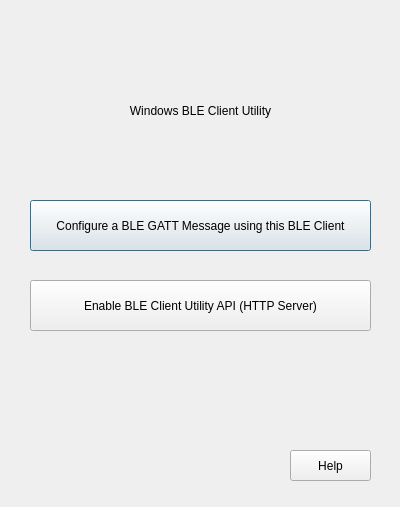
<?xml version="1.0" encoding="UTF-8"?>
<ui version="4.0">
 <class>Dialog</class>
 <widget class="QDialog" name="Dialog">
  <property name="geometry">
   <rect>
    <x>0</x>
    <y>0</y>
    <width>400</width>
    <height>507</height>
   </rect>
  </property>
  <property name="windowTitle">
   <string>Dialog</string>
  </property>
  <widget class="QLabel" name="App_Name_Label">
   <property name="geometry">
    <rect>
     <x>60</x>
     <y>70</y>
     <width>281</width>
     <height>81</height>
    </rect>
   </property>
   <property name="layoutDirection">
    <enum>Qt::LeftToRight</enum>
   </property>
   <property name="styleSheet">
    <string notr="true">font: 75 26pt &quot;Arial&quot;;</string>
   </property>
   <property name="text">
    <string>Windows BLE Client Utility</string>
   </property>
   <property name="alignment">
    <set>Qt::AlignCenter</set>
   </property>
   <property name="wordWrap">
    <bool>true</bool>
   </property>
  </widget>
  <widget class="QPushButton" name="ble_gui_selected_button">
   <property name="geometry">
    <rect>
     <x>30</x>
     <y>200</y>
     <width>341</width>
     <height>51</height>
    </rect>
   </property>
   <property name="styleSheet">
    <string notr="true">font: 10pt &quot;Arial&quot;;</string>
   </property>
   <property name="text">
    <string>Configure a BLE GATT Message using this BLE Client</string>
   </property>
  </widget>
  <widget class="QPushButton" name="ap_selected_button">
   <property name="geometry">
    <rect>
     <x>30</x>
     <y>280</y>
     <width>341</width>
     <height>51</height>
    </rect>
   </property>
   <property name="styleSheet">
    <string notr="true">font: 10pt &quot;Arial&quot;;</string>
   </property>
   <property name="text">
    <string>Enable BLE Client Utility API (HTTP Server)</string>
   </property>
  </widget>
  <widget class="QPushButton" name="Help_Button">
   <property name="geometry">
    <rect>
     <x>290</x>
     <y>450</y>
     <width>81</width>
     <height>31</height>
    </rect>
   </property>
   <property name="sizePolicy">
    <sizepolicy hsizetype="Minimum" vsizetype="Preferred">
     <horstretch>0</horstretch>
     <verstretch>0</verstretch>
    </sizepolicy>
   </property>
   <property name="styleSheet">
    <string notr="true">font: 10pt &quot;Arial&quot;;</string>
   </property>
   <property name="text">
    <string>Help</string>
   </property>
  </widget>
 </widget>
 <resources/>
 <connections/>
</ui>
